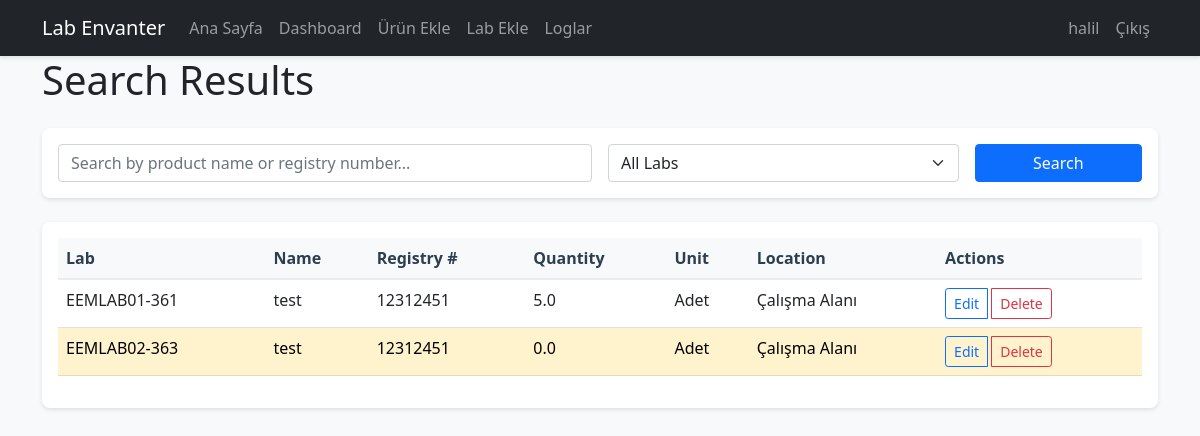
Page /search (signed in) on the committed database.
### app/models/user.py (models this page shows, shortened)
class User(UserMixin, db.Model):
    id = db.Column(db.Integer, primary_key=True)
    username = db.Column(db.String(64), unique=True, nullable=False, index=True)
    email = db.Column(db.String(120), unique=True, nullable=False, index=True)
    password_hash = db.Column(db.String(128))
    role = db.Column(db.String(20), nullable=False, default='user')
    created_at = db.Column(db.DateTime, default=datetime.utcnow)
    logs = db.relationship('UserLog', backref=db.backref('log_owner', lazy='joined'), lazy='dynamic')
    def is_editor(self):
        return self.role in ['admin', 'editor']

### app/models/product.py (models this page shows, shortened)
class Product(db.Model):
    __tablename__ = 'product'
    id = db.Column(db.Integer, primary_key=True)
    name = db.Column(db.String(200), nullable=False)
    registry_number = db.Column(db.String(50), nullable=False, index=True)
    quantity = db.Column(db.Integer, nullable=False, default=0)
    unit = db.Column(db.String(20), nullable=False)
    minimum_quantity = db.Column(db.Integer, default=0)
    location_type = db.Column(db.String(20), nullable=False)
    location_number = db.Column(db.String(20))
    location_position = db.Column(db.String(10))
    notes = db.Column(db.Text)
    created_at = db.Column(db.DateTime, default=datetime.utcnow)
    updated_at = db.Column(db.DateTime, default=datetime.utcnow, onupdate=datetime.utcnow)
    __mapper_args__ = {
        'version_id_col': db.Column('version_id', db.Integer, nullable=False, default=0)
    }
    lab_id = db.Column(db.Integer, db.ForeignKey('lab.id'), nullable=False)
    __table_args__ = (
        db.UniqueConstraint('registry_number', 'lab_id', name='unique_registry_per_lab'),
    )
    def get_location_display(self):
        if self.location_type=='workspace':
            return "Çalışma Alanı"
        pos_text='Üst' if self.location_position=='upper' else 'Alt'
        return f"Dolap No: {self.location_number} - {pos_text}"
    @classmethod
    def search(cls, query, lab_id=None, page=1, per_page=20):
        search = f"%{query}%"
        base_query = cls.query\
            .options(joinedload(cls.lab))\
            .filter(
                db.or_(
                    cls.name.ilike(search),
                    cls.registry_number.ilike(search)
                )
            )
        if lab_id:
            base_query = base_query.filter(cls.lab_id == lab_id)
        return base_query.order_by(cls.name).paginate(
            page=page,
            per_page=per_page,
            error_out=False
        )

### app/models/lab.py (models this page shows, shortened)
class Lab(db.Model):
    id = db.Column(db.Integer, primary_key=True)
    code = db.Column(db.String(20), unique=True, nullable=False)
    name = db.Column(db.String(100), unique=True, nullable=False)
    description = db.Column(db.Text)
    location = db.Column(db.String(200))
    max_cabinets = db.Column(db.Integer, nullable=False, default=8)
    products = db.relationship('Product', backref='lab', lazy='dynamic')
    PREDEFINED_LABS = [
        ('EEMLAB01-361', 'EEMLAB01-361', 'Laboratory 1', 8),
        ('EEMLAB02-363', 'EEMLAB02-363', 'Laboratory 2', 8),
        ('EEMLAB03-365', 'EEMLAB03-365', 'Laboratory 3', 8),
        ('EEMLAB04-367', 'EEMLAB04-367', 'Laboratory 4', 8),
        ('EEMLAB05-369', 'EEMLAB05-369', 'Laboratory 5', 8),
        ('EEMLAB06-371', 'EEMLAB06-371', 'Laboratory 6', 8),
        ('EEMLAB07-373', 'EEMLAB07-373', 'Laboratory 7', 8),
    ]

### app/main/routes.py (the view)
@bp.route('/search')
@login_required
@limiter.limit("30 per minute")
def search_products():
    query = request.args.get('q', '')
    lab_code = request.args.get('lab', 'all')
    if lab_code != 'all':
        lab = Lab.query.filter_by(code=lab_code).first_or_404()
        products = Product.search(query, lab.id)
    else:
        products = Product.search(query)
    return render_template('main/search_results.html',
                         title='Search Results',
                         query=query,
                         products=products,
                         selected_lab_code=lab_code)

### app/templates/main/search_results.html (shortened to what this page needs)
{% extends "base.html" %}
{% block content %}
<div class="container">
    <h1 class="mb-4">Search Results</h1>
    <div class="card mb-4">
        <div class="card-body">
            <form method="GET" action="{{ url_for('main.search_products') }}" class="row g-3">
                <div class="col-md-6">
                    <input type="text" name="q" class="form-control" value="{{ query }}"
                           placeholder="Search by product name or registry number...">
                </div>
                <div class="col-md-4">
                    <select name="lab" class="form-select">
                        <option value="all" {% if selected_lab_code == 'all' %}selected{% endif %}>All Labs</option>
                    </select>
                </div>
                <div class="col-md-2">
                    <button type="submit" class="btn btn-primary w-100">Search</button>
                </div>
            </form>
        </div>
    </div>
    {% if products %}
    <div class="card">
        <div class="card-body">
            <div class="table-responsive">
                <table class="table table-hover">
                    <thead class="table-light">
                        <tr>
                            <th>Lab</th>
                            <th>Name</th>
                            <th>Registry #</th>
                            <th>Quantity</th>
                            <th>Unit</th>
                            <th>Location</th>
                            <th>Actions</th>
                        </tr>
                    </thead>
                    <tbody>
                        {% for product in products %}
                        <tr {% if product.quantity <= product.minimum_quantity %}class="table-warning"{% endif %}>
                            <td>{{ product.lab.code }}</td>
                            <td>{{ product.name }}</td>
                            <td>{{ product.registry_number }}</td>
                            <td>{{ product.quantity }}</td>
                            <td>{{ product.unit }}</td>
                            <td>{{ product.get_location_display() }}</td>
                            <td>
                                <div class="btn-group">
                                    <a href="{{ url_for('main.edit_product', id=product.id) }}"
                                       class="btn btn-sm btn-outline-primary">Edit</a>
                                    {% if current_user.role == 'admin' %}
                                    <button type="button" class="btn btn-sm btn-outline-danger"
                                            data-bs-toggle="modal" data-bs-target="#deleteModal{{ product.id }}">
                                        Delete
                                    </button>
                                    {% endif %}
                                </div>
                            </td>
                        </tr>
                        {% endfor %}
                    </tbody>
                </table>
            </div>
        </div>
    </div>
    {% endif %}
</div>
{% endblock %}

### app/templates/includes/navbar.html (shortened to what this page needs)
<nav class="navbar navbar-expand-lg navbar-dark bg-dark">
    <div class="container">
        <a class="navbar-brand" href="{{ url_for('main.index') }}">Lab Envanter</a>
        <div class="collapse navbar-collapse" id="navbarNav">
            <ul class="navbar-nav me-auto">
                {% if current_user.is_authenticated %}
                    <li class="nav-item">
                        <a class="nav-link" href="{{ url_for('main.index') }}">Ana Sayfa</a>
                    </li>
                    <li class="nav-item">
                        <a class="nav-link" href="{{ url_for('main.dashboard') }}">Dashboard</a>
                    </li>
                    {% if current_user.is_editor() %}
                        <li class="nav-item">
                            <a class="nav-link" href="{{ url_for('main.add_product') }}">Ürün Ekle</a>
                        </li>
                        <li class="nav-item">
                            <a class="nav-link" href="{{ url_for('main.add_lab') }}">Lab Ekle</a>
                        </li>
                    {% endif %}
                    <li class="nav-item">
                        <a class="nav-link" href="{{ url_for('main.user_logs') }}">Loglar</a>
                    </li>
                {% endif %}
            </ul>
            <ul class="navbar-nav">
                {% if current_user.is_authenticated %}
                    <li class="nav-item">
                        <span class="nav-link">{{ current_user.username }}</span>
                    </li>
                    <li class="nav-item">
                        <a class="nav-link" href="{{ url_for('auth.logout') }}">Çıkış</a>
                    </li>
                {% else %}
                    <li class="nav-item">
                        <a class="nav-link" href="{{ url_for('auth.login') }}">Giriş</a>
                    </li>
                {% endif %}
            </ul>
        </div>
    </div>
</nav>

### app/static/css/style.css (style rules this page uses)
body { background-color: #f8f9fa; }
.card { box-shadow: 0 2px 4px rgba(0, 0, 0, 0.1); border: none; border-radius: 8px; }
.navbar { box-shadow: 0 2px 4px rgba(0, 0, 0, 0.1); }
.table thead th { background-color: #f8f9fa; border-bottom: 2px solid #e9ecef; color: #2c3e50; font-weight: 600; }
.table-warning { background-color: #fff3cd !important; }
.btn-group .btn { margin-right: 4px; }

### rows in the picture
User: username "halil"
Product: lab.code "EEMLAB01-361", name "test", registry_number "12312451", quantity "5.0", unit "Adet", location "Çalışma Alanı"
Product: lab.code "EEMLAB02-363", name "test", registry_number "12312451", quantity "0.0", unit "Adet", location "Çalışma Alanı"
